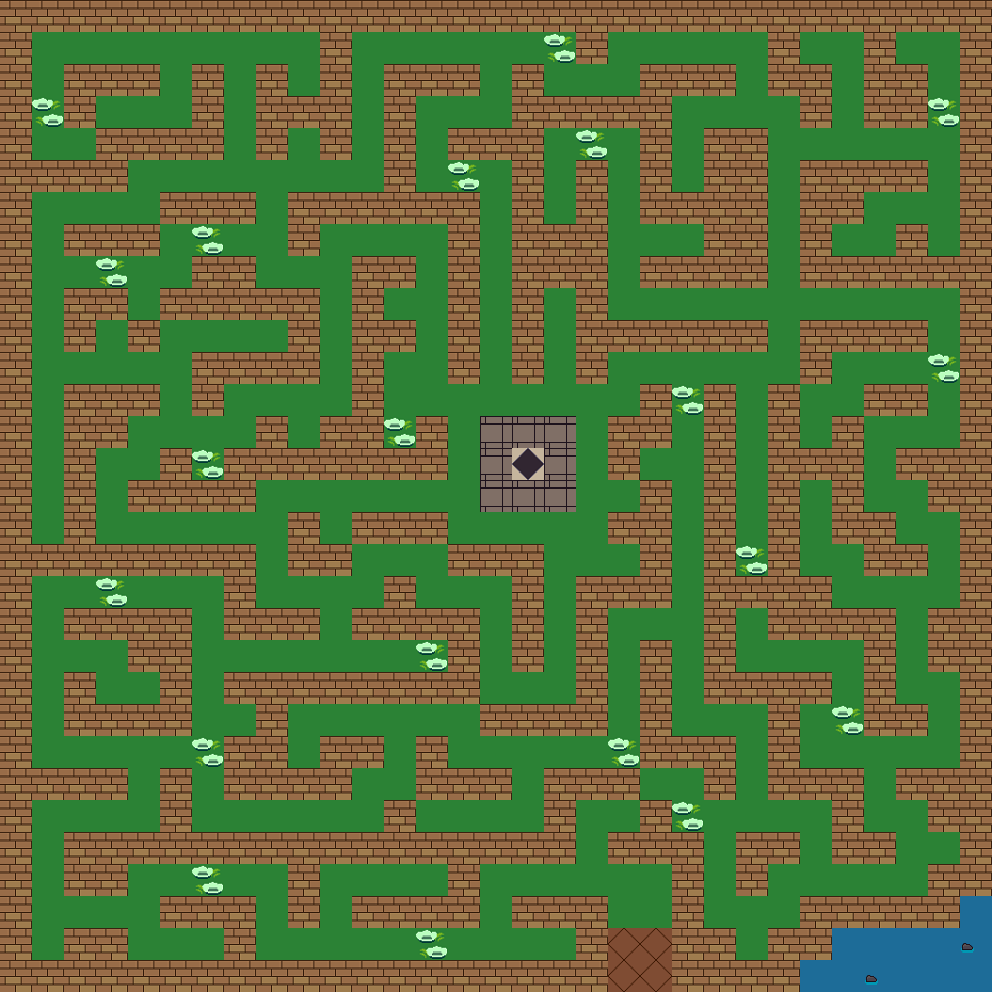

A level layout from a 2D game, rendered from its tile map. Below: a short description, then the map file with its tile-grid data intact:
An orthogonal 31x31 tile map with 32x32 px tiles, 1 tile layer (Vrstva dlaždic 1).

<map version="1.2" tiledversion="1.2.2" orientation="orthogonal" renderorder="right-down" width="31" height="31" tilewidth="32" tileheight="32" infinite="0" nextlayerid="16" nextobjectid="19">
 <tileset firstgid="1" source="../Tiles/RoboRally.tsx" />
 <layer id="5" name="Vrstva dlaždic 1" width="31" height="31">
  <data encoding="csv">
1,1,1,1,1,1,1,1,1,1,1,1,1,1,1,1,1,1,1,1,1,1,1,1,1,1,1,1,1,1,1,
1,4,4,4,4,4,4,4,4,4,1,4,4,4,4,4,4,3,1,4,4,4,4,4,1,4,4,1,4,4,1,
1,4,1,1,1,4,1,4,1,4,1,4,1,1,1,4,1,4,4,4,1,1,1,4,1,1,4,1,1,4,1,
1,3,1,4,4,4,1,4,1,1,1,4,1,4,4,4,1,1,1,1,1,4,4,4,4,1,4,1,1,3,1,
1,4,4,1,1,1,1,4,1,4,1,4,1,4,1,1,1,4,3,4,1,4,1,1,4,4,4,4,4,4,1,
1,1,1,1,4,4,4,4,4,4,4,4,1,4,3,4,1,4,1,4,1,4,1,1,4,1,1,1,1,4,1,
1,4,4,4,4,1,1,1,4,1,1,1,1,1,1,4,1,4,1,4,1,1,1,1,4,1,1,4,4,4,1,
1,4,1,1,1,4,3,4,4,1,4,4,4,4,1,4,1,1,1,4,4,4,1,1,4,1,4,4,1,4,1,
1,4,4,3,4,4,1,1,4,4,4,1,1,4,1,4,1,1,1,4,1,1,1,1,4,1,1,1,1,1,1,
1,4,1,1,4,1,1,1,1,1,4,1,4,4,1,4,1,4,1,4,4,4,4,4,4,4,4,4,4,4,1,
1,4,1,4,1,4,4,4,4,1,4,1,1,4,1,4,1,4,1,1,1,1,1,1,4,1,1,1,1,4,1,
1,4,4,4,4,4,1,1,1,1,4,1,4,4,1,4,1,4,1,4,4,4,4,4,4,1,4,4,4,3,1,
1,4,1,1,1,4,1,4,4,4,4,1,4,4,4,4,4,4,4,4,1,3,1,4,1,4,4,1,1,4,1,
1,4,1,1,4,4,4,4,1,4,1,1,3,1,4,6,6,6,4,1,1,4,1,4,1,4,1,4,4,4,1,
1,4,1,4,4,1,3,1,1,1,1,1,1,1,4,6,5,6,4,1,4,4,1,4,1,1,1,4,1,1,1,
1,4,1,4,1,1,1,1,4,4,4,4,4,4,4,6,6,6,4,4,1,4,1,4,1,4,1,4,4,1,1,
1,4,1,4,4,4,4,4,4,1,4,1,1,1,4,4,4,4,4,1,1,4,1,4,1,4,1,1,4,4,1,
1,1,1,1,1,1,1,1,4,1,1,4,4,4,1,1,1,4,4,4,1,4,1,3,1,4,4,1,1,4,1,
1,4,4,3,4,4,4,1,4,4,4,4,1,4,4,4,1,4,1,1,1,4,1,1,1,1,4,4,4,4,1,
1,4,1,1,1,1,4,1,1,1,4,1,1,1,1,4,1,4,1,4,4,4,1,4,1,1,1,1,4,1,1,
1,4,4,4,1,1,4,4,4,4,4,4,4,3,1,4,1,4,1,4,1,4,1,4,4,4,4,1,4,1,1,
1,4,1,4,4,1,4,1,1,1,1,1,1,1,1,4,4,4,1,4,1,4,1,1,1,1,4,1,4,4,1,
1,4,1,1,1,1,4,4,1,4,4,4,4,4,4,1,1,1,1,4,1,4,4,4,1,4,3,1,1,4,1,
1,4,4,4,4,4,3,1,1,4,1,1,4,1,4,4,4,4,4,3,1,1,1,4,1,4,4,4,4,4,1,
1,1,1,1,4,1,4,1,1,1,1,4,4,1,1,1,4,1,1,1,4,4,1,4,1,1,1,4,1,1,1,
1,4,4,4,4,1,4,4,4,4,4,4,1,4,4,4,4,1,4,4,1,3,4,4,4,4,1,4,4,1,1,
1,4,1,1,1,1,1,1,1,1,1,1,1,1,1,1,1,1,4,1,1,1,4,1,1,4,1,1,4,4,1,
1,4,1,1,4,4,3,4,4,1,4,4,4,4,1,4,4,4,4,4,4,1,4,1,4,4,4,4,4,1,1,
1,4,4,4,4,1,1,1,4,1,4,1,1,1,1,4,1,1,1,4,4,1,4,4,4,1,1,1,1,1,7,
1,4,1,1,4,4,4,1,4,4,4,4,4,3,4,4,4,4,1,2,2,1,1,4,1,1,7,7,7,7,8,
1,1,1,1,1,1,1,1,1,1,1,1,1,1,1,1,1,1,1,2,2,1,1,1,1,7,7,8,7,7,7
</data>
 </layer>
</map>
